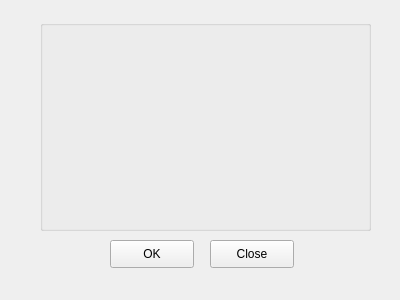
<?xml version="1.0" encoding="UTF-8"?>
<ui version="4.0">
 <class>PlayerNameWindow</class>
 <widget class="QWidget" name="PlayerNameWindow">
  <property name="geometry">
   <rect>
    <x>0</x>
    <y>0</y>
    <width>400</width>
    <height>300</height>
   </rect>
  </property>
  <property name="windowTitle">
   <string>Form</string>
  </property>
  <widget class="QPushButton" name="okPushButton">
   <property name="geometry">
    <rect>
     <x>110</x>
     <y>240</y>
     <width>84</width>
     <height>28</height>
    </rect>
   </property>
   <property name="text">
    <string>OK</string>
   </property>
  </widget>
  <widget class="QPushButton" name="closePushButton">
   <property name="geometry">
    <rect>
     <x>210</x>
     <y>240</y>
     <width>84</width>
     <height>28</height>
    </rect>
   </property>
   <property name="text">
    <string>Close</string>
   </property>
  </widget>
  <widget class="QGroupBox" name="playerNameDialogGroupBox">
   <property name="geometry">
    <rect>
     <x>40</x>
     <y>20</y>
     <width>331</width>
     <height>211</height>
    </rect>
   </property>
   <property name="title">
    <string/>
   </property>
  </widget>
 </widget>
 <resources/>
 <connections>
  <connection>
   <sender>closePushButton</sender>
   <signal>clicked()</signal>
   <receiver>PlayerNameWindow</receiver>
   <slot>close()</slot>
   <hints>
    <hint type="sourcelabel">
     <x>259</x>
     <y>258</y>
    </hint>
    <hint type="destinationlabel">
     <x>321</x>
     <y>202</y>
    </hint>
   </hints>
  </connection>
 </connections>
</ui>
